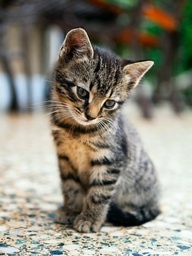
#> input picture Graphics/cat.jpg, 192 x 256 px, shrunk from 640 x 853 before the run
$ jupyter execute image_processing.ipynb
#> lines starting #> are read from the running program, lines starting #| are printed output that depends on the picture; after the words box and inside, x2 and y2 are one past the last pixel; in counts of white or black regions, pixels touching at a corner belong together
##### Basic image processing with in built functions

```python

from images import Image
#  Or
# from PIL import Image

# Loads and returns an image from a file with the given filename. Raises an error if the filename is not found or the file is not a GIF file.
i = Image(filename)

# Creates and returns a blank image with the given dimensions. The color of each pixel is transparent, and the filename is the empty string.
i = Image(width, height)

# Returns the width of i in pixels.
i.getWidth()
# Returns the height of i in pixels.
i.getHeight()

# Returns a tuple of integers representing the RGB values of the pixel at position (x, y).
i.getPixel (x, y)

# Replaces the RGB value at the position (x, y) with the RGB value given by the tuple (r. 9, b).
i.setPixel (x, y, (r, g, b))

# Displays i in a window.
# The user must close the window to return control to the method's caller.
i.draw()

# Returns a copy of i.
i.clone()

# Saves i under its current filename. If i does not yet have a filename, save does nothing.
i.save()
# Saves i under filename. Automatically adds a .gif extension if filename does not contain it.
i.save(filename)

```

[cell 1]
from PIL import Image

[cell 2]
i = Image.open('cat.jpg')
#> i is the input picture: PIL image 192x256 RGB; mean R, G, B 136.3, 133.6, 120.9
i.size
#> Out = (192, 256)

[cell 3]
def average(triple):
    a, b, c = triple
    return (a+b+c)//3

[cell 4]
def monochrome(triple):
    a, b, c = triple
    px = 0 if (a+b+c)//3 < 127 else 1
    return px

[cell 5]
def greyscale(triple):
    r, g, b = triple
    return int(r * 0.299 + g * 0.587 + b * 0.114)

[cell 6]
def monochrome2(triple):
    r, g, b = triple
    weighted_sum_rgb =  r * 0.299 + g * 0.587 + b * 0.114
    px = 0 if weighted_sum_rgb < 127 else 1
    return px

[cell 7]
j = Image.new("L", (i.width, i.height))
#> j: PIL image 192x256 L; every value is 0
for y in range(i.height):
    for x in range(i.width):
        old_px = i.getpixel((x, y))
        new_px = average(old_px)
        j.putpixel((x, y), new_px)
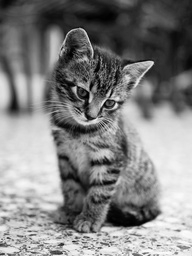
#> j: PIL image 192x256 L; min 0, max 254, mean 130

j

[cell 8]
k = Image.new("1", (i.width, i.height))
for y in range(i.height):
    for x in range(i.width):
        old_px = i.getpixel((x, y))
        new_px = monochrome(old_px)
        k.putpixel((x, y), new_px)
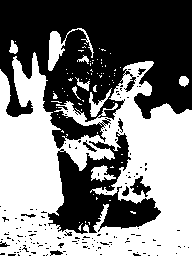
#> k: PIL image 192x256 1; 49.7% white; 78 white regions (68 under 20 px), largest, box (x1, y1, x2, y2) and area: (0, 52, 192, 256) 22969, (48, 28, 94, 71) 524, (91, 165, 116, 182) 223

k

[cell 9]
# RGB to monochrome method 2
l = Image.new("1", (i.width, i.height))
for y in range(i.height):
    for x in range(i.width):
        old_px = i.getpixel((x, y))
        new_px = monochrome2(old_px)
        l.putpixel((x, y), new_px)
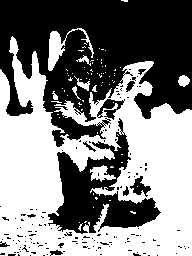
#> l: PIL image 192x256 1; 50.7% white; 142 black regions (131 under 20 px), largest, box (x1, y1, x2, y2) and area: (0, 0, 192, 147) 18064, (48, 118, 161, 234) 5011, (97, 99, 125, 120) 255

l

[cell 10]
m = Image.new('L', (i.width, i.height))
for y in range(i.height):
    for x in range(i.width):
        px = i.getpixel((x, y))
        g = greyscale(px)
        m.putpixel((x, y), g)

m

[cell 11]
gry_img = i.convert('L')
gry_img

[cell 12]
import numpy as np

img = np.array(k)
img.shape
#> Out = (256, 192)

[cell 13]
w, h = img.shape

v_filter = np.array([[-1, 0, 1],
         [-1, 0, 1],
         [-1, 0, 1]])
h_filter = v_filter = np.array([[-1, -1, -1],
         [0, 0, 0],
         [1, 1, 1]])

laplacian_filter = np.array([[-1, -1, -1],
                             [-1, 8, -1],
                            [-1, -1, -1]])

hy = np.array ([[1,2,1],[0,0,0],[-1,-2,-1]])

# [6 lines of commented-out code are left out]
ve = np.convolve(img.flatten(), hy.flatten(), 'same')

vimg = Image.fromarray(ve.reshape((h, w)), mode='L')
vimg
